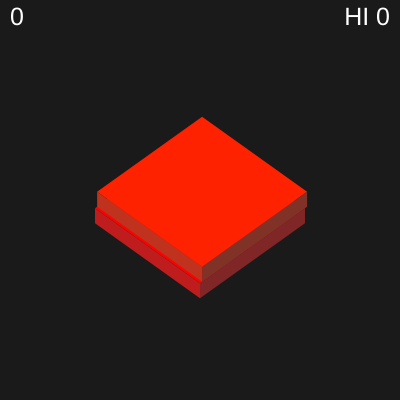
Frame 1 (no input)
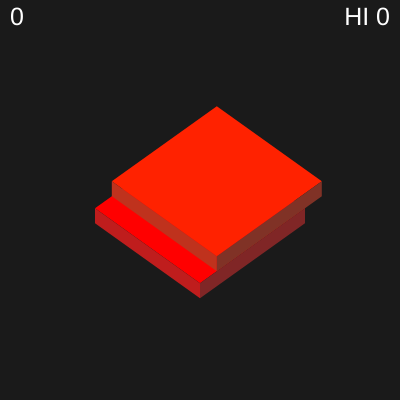
Frame 60 (no input)
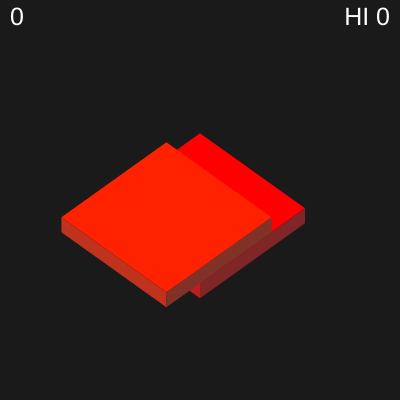
Frame 120 (the mouse pressed at the canvas centre since frame 60)

The p5.js sketch that drew these frames (run headless with seeded random() and noise() and a simulated clock; from frame 60 on, the mouse is pressed at the canvas centre):

// p5.js sketch
// ── sketch.js
/*
CANVAS AND COORDINATE SYSTEM VARIABLES
*/

const cw = 400;
const ch = 400;
const bg = 10;
const originX = ch/2;
const originY = ch/3;
const conversionX = 0.5 * 1.4;
const conversionY = 0.5;


/*
STACK CLASS
*/

let stack;
const maxBlocks = 16; // reduce unneccesary lag
const numColors = 45;
const startSize = 150;

class Stack {
  constructor() {
    this.blocks = [];
    this.curr = null;
    this.prev = null;
    this.nextAxis = random([-1, 1]);
    this.nextDisX = 0;
    this.nextDisY = 0;
    this.nextHue = 0;
    this.nextSx = startSize;
    this.nextSy = startSize;
  }
  
  draw() {
    for (let i = 0; i < this.blocks.length; i++) {
      this.blocks[i].draw();
    }
  }
  
  move() {
    this.blocks[this.blocks.length - 1].move();
  }
  
  placeBlock() {
    // Move each block down
    for (let i = 0; i < this.blocks.length; i++) {
      this.blocks[i].depth++;
    }
    
    // Save properties of previous and current block
    this.prev = this.curr;
    this.curr = this.blocks[this.blocks.length - 1]
    
    if (this.prev != null) {
      // X-axis movement
      if (this.curr.axis == -1) {
        // Check for overlap on the top left
        if (this.curr.disX < this.prev.disX) { 
          this.curr.sx -= (this.prev.disX - this.curr.disX);
          this.curr.disX = this.prev.disX; // fix me
        }
        // Check for overlap on the bottom right
        else if (this.curr.x1 > this.prev.x1) {
          this.curr.sx -= (this.curr.disX - this.prev.disX);
        }
        this.nextSx = this.curr.sx;
        
      // Y-axis movement
      } else {
        // Check for overlap on the top right
        if (this.curr.disY > this.prev.disY) {
          this.curr.sy -= (this.curr.disY - this.prev.disY);
          this.curr.disY = this.prev.disY;
        }
        // Check for overlap on the bottom left
        else if (this.curr.disY < this.prev.disY) {
          this.curr.sy -= (this.prev.disY - this.curr.disY);
        }
        this.nextSy = this.curr.sy;
      }
      
      // Check if placement was successful
      if (this.curr.sx <= 0 || this.curr.sy <= 0) {
        // End game if there was no overlap
        game.gameOver = true;
        console.log("GAME OVER");
        this.blocks.splice(this.blocks.length - 1, 1)
      }
      
      else {
        // Add score for successful placement
        game.score++;
        
        // Set properties of new block
        this.nextHue = (this.nextHue + 360/numColors) % 360;
        this.nextAxis *= -1;
        if (this.nextAxis == -1) {
          this.nextDisX = 100 * random([-1, 1]);
          this.nextDisY = this.curr.disY;
        }
        else {
          this.nextDisX = this.curr.disX;
          this.nextDisY = 100 * random([-1, 1]);
        }
        // Add new block to stack
        this.addBlock();
      }
    }
  }
  
  // IDEA: add the block params as params for the function
  addBlock() {
    // Add new block to stack
    let block = new Block (this.nextAxis, this.nextDisX, this.nextDisY, this.nextSx, this.nextSy, this.nextHue);
    this.blocks.push(block);
    
    // Remove blocks as they go offscreen
    if (this.blocks.length > maxBlocks) {
      this.blocks.splice(0, 1);
    }
  }
}


/*
BLOCK CLASS
*/

const blockHeight = 15;
const blockSpeed = 3;

class Block {
  // constructor(axis, disX, disY, sx, sy, h)
  constructor(axis, disX, disY, sx, sy, h) {
    // Axis of movement (-1 = x, 1 = y)
    this.axis = axis;
    // Distance of top coordinate from origin
    this.disX = disX;
    this.disY = disY;
    this.speed = blockSpeed;
    // Size of block in each axis
    this.sx = sx;
    this.sy = sy;
    this.sz = blockHeight;
    this.hue = h;
    // Coordinates for drawing
    // Order: top vertex, left vertex, bottom vertex, right vertex
    this.x1 = 0;
    this.y1 = 0;
    this.x2 = 0;
    this.y2 = 0;
    this.x3 = 0;
    this.y3 = 0;
    this.x4 = 0;
    this.y4 = 0;
    // Depth: layers from top of the stack
    this.depth = 0;
  }
  
  draw() {
    noStroke();
    
    // Set coordinates of top face
    this.convertDis();  
    
    // Quad order: top vertex, left vertex, bottom vertex, right vertex
    // Top face
    fill(this.hue, 100, 100);
    quad(this.x1, this.y1, this.x2, this.y2, this.x3, this.y3, this.x4, this.y4);
    
    // Left face
    fill(this.hue, 85, 75);
    quad(this.x2, this.y2, this.x2, this.y2 + this.sz, this.x3, this.y3 + this.sz, this.x3, this.y3);
    
    // Right face
    fill(this.hue, 70, 50);
    quad(this.x4, this.y4, this.x3, this.y3, this.x3, this.y3 + this.sz, this.x4, this.y4 + this.sz);
  }
  
  convertDis() {
    // Set coordinates of top point
    // Moving on x-axis
    if (this.axis == -1) {
      this.x1 = originX + this.disX * conversionX + this.disY * conversionX;
      this.y1 = originY + this.disX * conversionY - this.disY * conversionY + this.sz * (this.depth - 1);
    }
    
    // Moving on y-axis
    else {
      this.x1 = originX + this.disY * conversionX + this.disX * conversionX;
      this.y1 = originY - this.disY * conversionY + this.disX * conversionY + this.sz * (this.depth - 1);
    }
    
    // Set remaining coordinates based on top point
    this.x2 = this.x1 - this.sy * conversionX;
    this.y2 = this.y1 + this.sy * conversionY;
    this.x3 = this.x1 - this.sy * conversionX + this.sx * conversionX;
    this.y3 = this.y1 + this.sy * conversionY + this.sx * conversionY;
    this.x4 = this.x1 + this.sx * conversionX;
    this.y4 = this.y1 + this.sx * conversionY;
  }
  
  move() {
    // IDEA: bounce at certain distance from edge of block or at edge of screen no matter the size
    // Move along x-axis
    if (this.axis == -1) {
      this.disX += this.speed;
      if (this.disX < -100 || this.disX > 100) {
        this.speed *= -1;
      }
    } 
    // Move along y-axis
    else {
      this.disY += this.speed;
      if (this.disY > 100 || this.disY < -100) {
        this.speed *= -1;
      }
    }
  }
}


/*
CONTROLS
*/

function keyPressed() {
  if (keyCode == 32 && /*gameStarted &&*/ !game.gameOver) {
    stack.placeBlock();
  }
  
  // variable testing
  /*
  if (keyCode == 17) {
    console.log(stack.blocks[stack.blocks.length - 1].disX);
    console.log(stack.blocks[stack.blocks.length - 1].disY);
  }
  */
}


/*
GAME CLASS
*/

class Game {
  constructor() {
    this.gameOver = false;
    this.stack = null;
    this.score = 0;
    this.highScore = 0;
  }
  
  newGame() {
    // Create and set up a new stack
    this.stack = new Stack();
    this.stack.addBlock();
    this.stack.placeBlock();
    this.stack.nextHue = 360/numColors; // hard coded bug fix
    this.stack.addBlock();
    
    this.gameOver = false;
  }
  
  setHighScore() {
    if (this.score > this.highScore) {
      this.highScore = this.score;
    }
  }
  
  showScore() {
    fill (255);
    textSize(25);
    
    // Current score
    textAlign(LEFT);
    text(this.score, 10, 25);
    
    // High score
    textAlign(RIGHT);
    text("HI " + this.highScore, cw - 10, 25);
  }
  
  showEndScreen() {
    fill (255);
    textSize(25);
    textAlign(CENTER);
    
    // Game over message
    
    // Start over message
  }
}


/*
TITLE SCREEN
*/

let gameStarted = false;

function showStartScreen() {
  
}

// onclick function to start the game
let game = new Game();

/*
SETUP AND RUN GAME
*/

function setup() {
  createCanvas(cw, ch);
  colorMode(HSB);
  
  // Set up the stack
  stack = new Stack();
  stack.addBlock();
  stack.placeBlock();
  stack.nextHue = 360/numColors; // hard code fix for bug lol
  stack.addBlock();
  
  gameOver = false;
}

function draw() {
  background(bg);
  
  // Score
  game.setHighScore();
  game.showScore();
  
  // Stack
  if (!game.gameOver) {
    stack.move();
  }
  stack.draw();
  
  // Start and end screens
  if (!gameStarted) {
    showStartScreen();
  }
}
